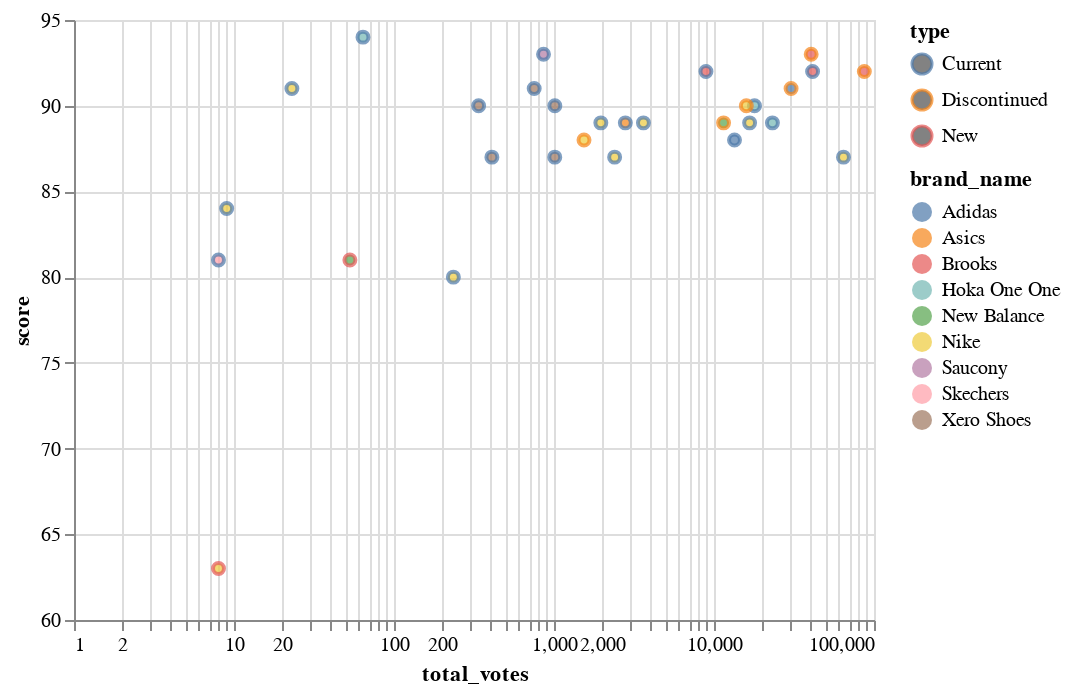

The notebook cell saved with this chart:
### Code cell
import altair as alt
ttips=df.columns.values
alt.Chart(df).mark_point().encode(
    alt.Y("score",scale=alt.Scale(zero=False)),
    alt.X("total_votes",scale=alt.Scale(type='log')),
    # size='total_votes:Q',
    color='type',
    fill='brand_name:N',
    tooltip=['name','score','expert_score','users_score:Q','total_votes:Q','msrp_formatted:N','review_link']
)
